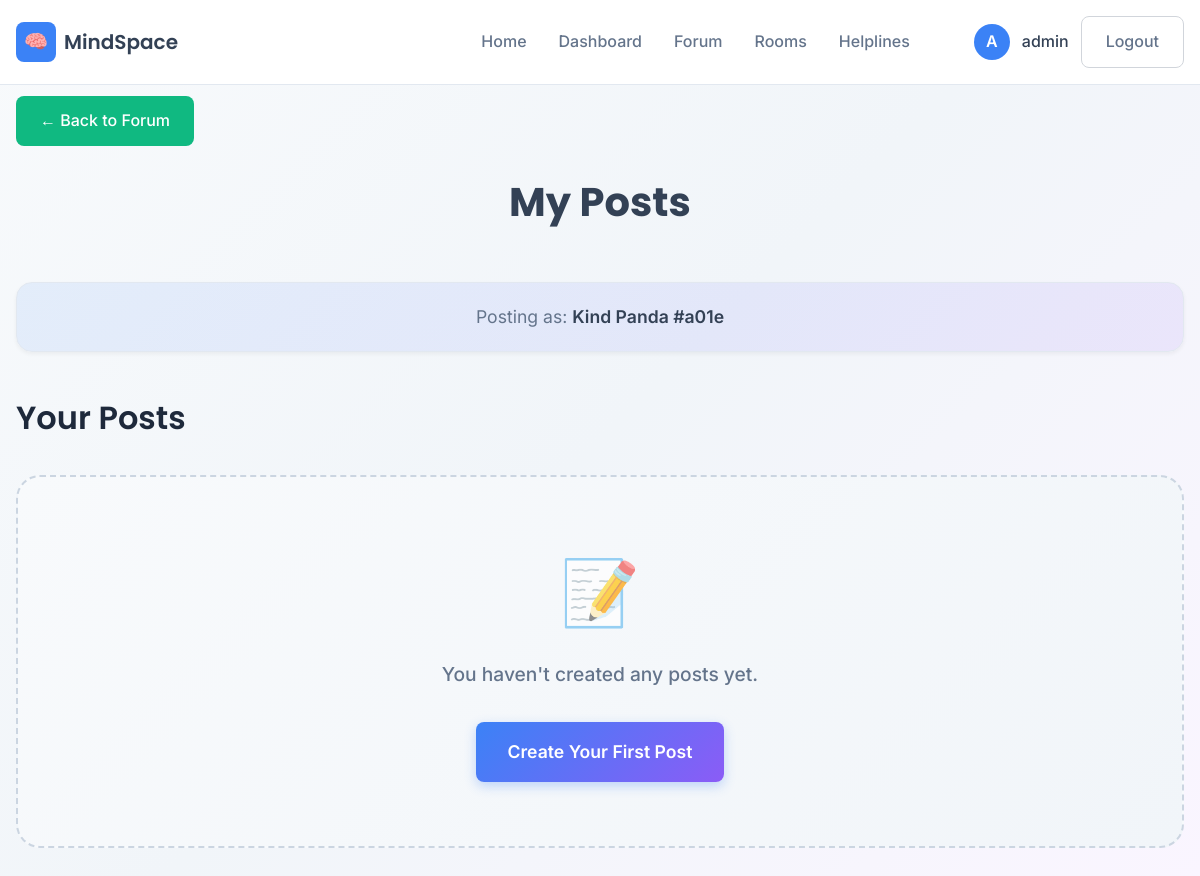
Before: /forum/your-posts/ (signed in) with the older database file.
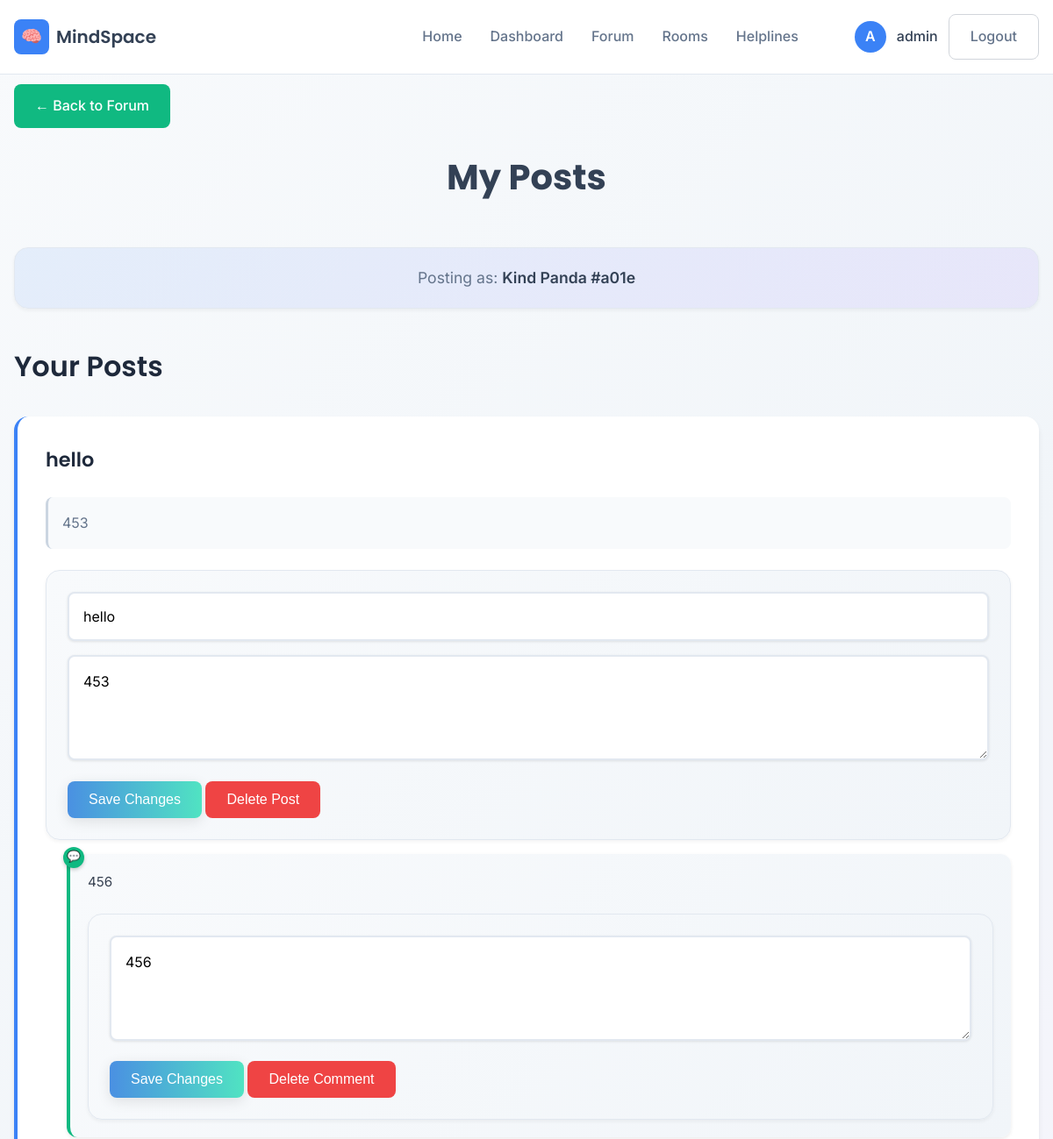
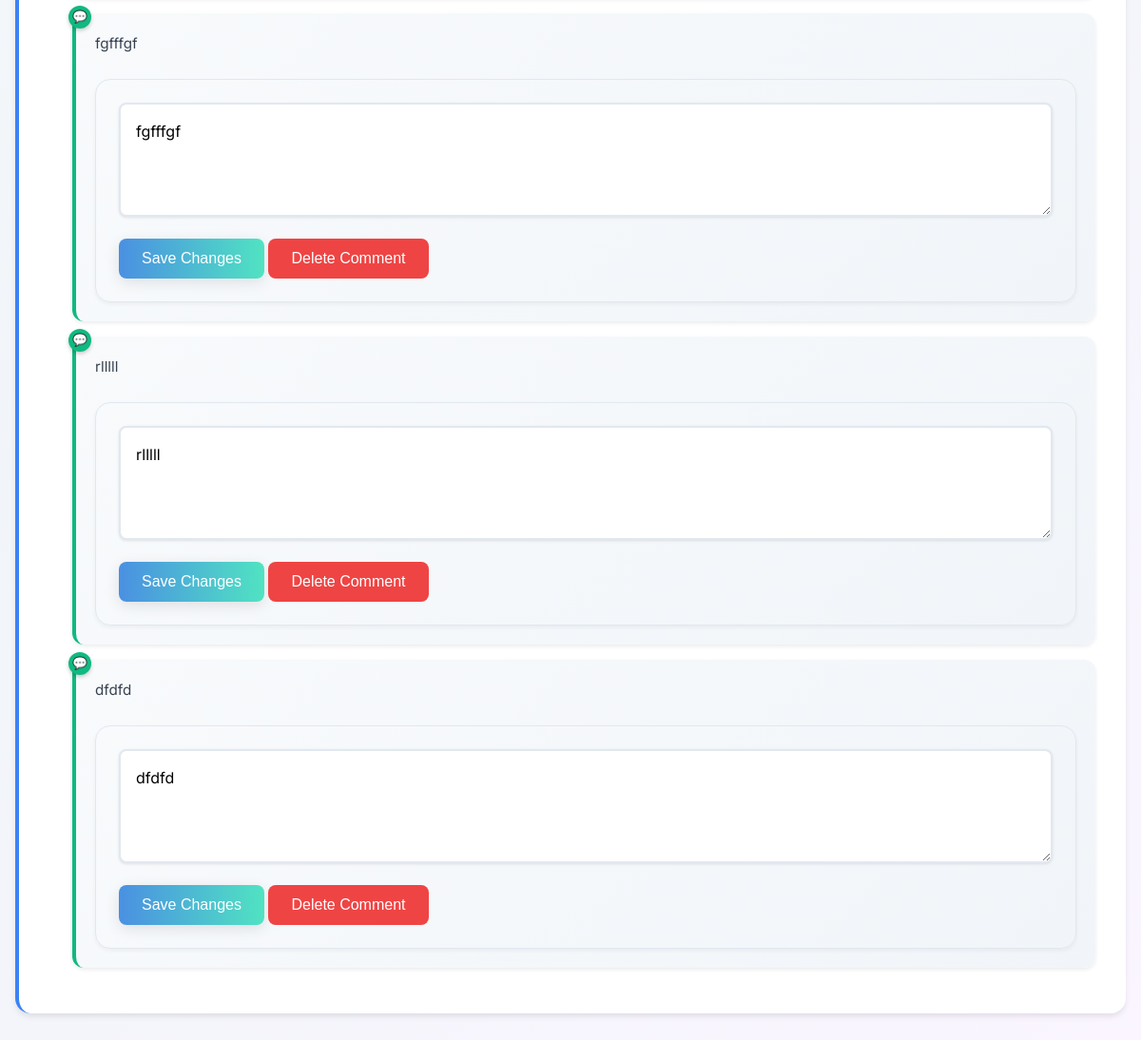
After: the same page with the newer database file (2 pictures, top to bottom).
### mind/models.py (models this page shows)
class ForumPost(models.Model):
    id = models.UUIDField(primary_key=True, default=uuid.uuid4, editable=False)
    title = models.CharField(max_length=250)
    content = models.TextField()
    pseudonym = models.CharField(max_length=50)
    anon_id = models.CharField(max_length=64, db_index=True)  # <- new field
    created_at = models.DateTimeField(auto_now_add=True)
    class Meta:
        ordering = ["-created_at"]

class ForumComment(models.Model):
    id = models.UUIDField(primary_key=True, default=uuid.uuid4, editable=False)
    post = models.ForeignKey(ForumPost, on_delete=models.CASCADE, related_name="comments")
    pseudonym = models.CharField(max_length=50)
    anon_id = models.CharField(max_length=64, db_index=True)  # <- new field
    parent = models.ForeignKey("self", null=True, blank=True, on_delete=models.CASCADE, related_name="replies")
    text = models.TextField()
    created_at = models.DateTimeField(auto_now_add=True)
    class Meta:
        ordering = ["created_at"]

### mind/views.py (the view, shortened to what this page needs)
# urls.py: path("forum/your-posts/", views.your_posts, name="your-posts"),
@login_required(login_url='')
def your_posts(request):
    user_anon = anon_id(request.user.id)
    user_pseudonym = pseudonym_for(request.user.id, "forum")
    user_posts = ForumPost.objects.filter(anon_id=user_anon)
    user_comments = ForumComment.objects.filter(anon_id=user_anon)
    return render(request, "your_posts.html", {
        "user_pseudonym": user_pseudonym,
        "user_posts": user_posts,
        "user_comments": user_comments,
    })

### mind/utils/pseudonyms.py (called while the page is built)
def pseudonym_for(user_id: int, context_id: str) -> str:
    msg = f"{user_id}:{context_id}".encode()
    digest = hmac.new(settings.SECRET_KEY.encode(), msg, hashlib.sha256).digest()
    adj = ADJECTIVES[digest[0] % len(ADJECTIVES)]
    ani = ANIMALS[digest[1] % len(ANIMALS)]
    tag = hashlib.sha256(digest).hexdigest()[:4]
    return f"{adj} {ani} #{tag}"

def anon_id(user_id: int) -> str:
    return hashlib.sha256(str(user_id).encode()).hexdigest()

### templates/your_posts.html (shortened to what this page needs)
{% extends "base.html" %}
{% block content %}
<main class="page active">
    <div class="container">
        <div class="page-navigation">
            <a href="{% url 'forum' %}" class="btn btn-secondary">← Back to Forum</a>
        </div>
        <h1 class="page-header">My Posts</h1>
        <div class="pseudonym-info">
            <p>Posting as: <strong>{{ user_pseudonym }}</strong></p>
        </div>
        <section class="my-posts-section">
            <h2>Your Posts</h2>
            {% if user_posts %}
                {% for post in user_posts %}
                <div class="my-post-item" id="post-{{ post.id }}">
                    <div class="post-header">
                        <h3>{{ post.title }}</h3>
                    </div>
                    <p class="post-content">{{ post.content|linebreaksbr }}</p>
                    <div class="edit-post-form">
                        <form method="post" class="edit-form">
                            <input type="text" name="post_title" value="{{ post.title }}" required class="form-input">
                            <textarea name="post_content" required class="form-input">{{ post.content }}</textarea>
                            <div class="button-group">
                                <button type="submit" name="action" value="edit_post" class="btn btn-primary">Save Changes</button>
                                <button type="submit" name="action" value="delete_post" class="btn btn-danger"
                                        onclick="this.form.elements['edit_post_id'].name='delete_post_id'">Delete Post</button>
                            </div>
                        </form>
                    </div>
                    <div class="forum-replies">
                        {% for comment in post.comments.all %}
                        <div class="my-comment-item">
                            <p class="comment-display">{{ comment.text|linebreaksbr }}</p>
                            <div class="edit-comment-form">
                                <form method="post" class="edit-form">
                                    <textarea name="comment_text" required class="form-input">{{ comment.text }}</textarea>
                                    <div class="button-group">
                                        <button type="submit" name="action" value="edit_comment" class="btn btn-primary">Save Changes</button>
                                        <button type="submit" name="action" value="delete_comment" class="btn btn-danger"
                                                onclick="this.form.elements['edit_comment_id'].name='delete_comment_id'">Delete Comment</button>
                                    </div>
                                </form>
                            </div>
                        </div>
                        {% endfor %}
                    </div>
                </div>
                {% endfor %}
            {% else %}
                <div class="empty-state">
                    <p>You haven't created any posts yet.</p>
                    <a href="{% url 'forum' %}" class="btn btn-primary">Create Your First Post</a>
                </div>
            {% endif %}
        </section>
    </div>
</main>
{% endblock %}

Changed rows visible on the page:
added ForumPost: title "hello", content "453", post_title "hello", post_content "453"
added ForumComment: text "456", comment_text "456"
added ForumComment: text "fgfffgf", comment_text "fgfffgf"
added ForumComment: text "rlllll", comment_text "rlllll"
added ForumComment: text "dfdfd", comment_text "dfdfd"
Other visible differences:
text no longer shown: "You haven't created any posts yet. Create Your First Post"
